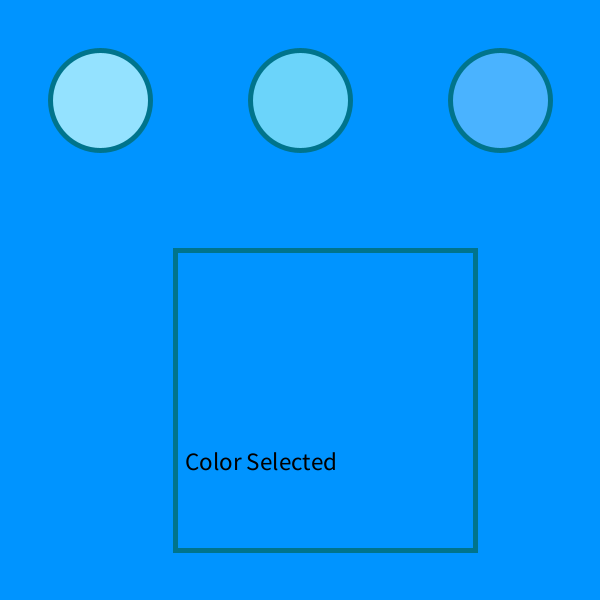
Frame 1 (no input)
Frame 60 (the mouse pressed at the canvas centre just before this capture): identical to frame 1, image omitted
Frame 120 (the mouse held since frame 60 and released just before this capture): identical to frame 1, image omitted

The Processing sketch that drew this single still picture (run headless with seeded random() and noise(); from frame 60 on, the mouse is pressed at the canvas centre):

// Processing sketch: Checkpoint1
// ── Checkpoint1.pde
//color pallette
color lightestBlue=#94E2FF;
color midBlue=#6BD4FA;
color darkerBlue= #4AB3FF;
color fullBlue = #0094FF;
color darkestBlue = #00748C;
color white = #FFFFFF; 

//variable for color selection
color selectedColor;

void setup() {
  size(600, 600);
  strokeWeight(5);
  stroke(darkestBlue);
  selectedColor = fullBlue;
}
void draw() {
  
  background(fullBlue);

  // BUTTONS

  // Button 1
  if (dist(100, 100, mouseX, mouseY) < 50) {
    stroke(white);
  } else {
    stroke(darkestBlue);
  }
  fill(lightestBlue);
  circle(100, 100, 100);

  // Button 2
  if (dist(300, 100, mouseX, mouseY) < 50) {
    stroke(white);
  } else {
    stroke(darkestBlue);
  }
  fill(midBlue);
  circle(300, 100, 100);

  // Button 3
  if (dist(500, 100, mouseX, mouseY) < 50) {
    stroke(white);
  } else {
    stroke(darkestBlue);
  }
  fill(darkerBlue);
  circle(500, 100, 100);

  // INDICATOR 
  stroke(darkestBlue);
  fill(selectedColor);
  square(175, 250, 300);

  textSize(25);
  fill(0);
  text("Color Selected", 185, 470);
}
void mouseReleased() {

  if (dist(100, 100, mouseX, mouseY) < 50) {
    selectedColor = lightestBlue;

  } else if (dist(300, 100, mouseX, mouseY) < 50) {
    selectedColor = midBlue;

  } else if (dist(500, 100, mouseX, mouseY) < 50) {
    selectedColor = darkerBlue;
  }
}
